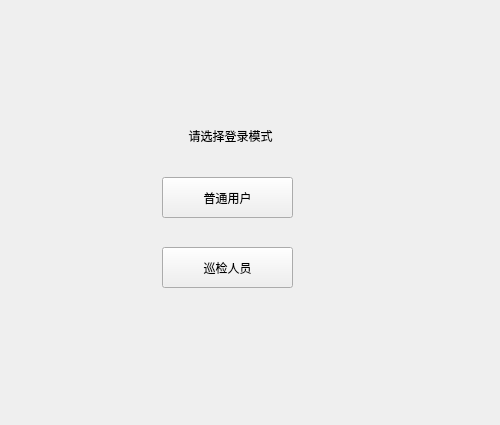
<?xml version="1.0" encoding="UTF-8"?>
<ui version="4.0">
 <class>action</class>
 <widget class="QWidget" name="action">
  <property name="geometry">
   <rect>
    <x>0</x>
    <y>0</y>
    <width>500</width>
    <height>425</height>
   </rect>
  </property>
  <property name="minimumSize">
   <size>
    <width>500</width>
    <height>425</height>
   </size>
  </property>
  <property name="maximumSize">
   <size>
    <width>500</width>
    <height>425</height>
   </size>
  </property>
  <property name="windowTitle">
   <string>模式选择</string>
  </property>
  <property name="styleSheet">
   <string notr="true">font: 14pt &quot;Adobe Arabic&quot;;</string>
  </property>
  <widget class="QPushButton" name="pushButton">
   <property name="geometry">
    <rect>
     <x>162</x>
     <y>177</y>
     <width>131</width>
     <height>41</height>
    </rect>
   </property>
   <property name="text">
    <string>普通用户</string>
   </property>
  </widget>
  <widget class="QPushButton" name="pushButton_2">
   <property name="geometry">
    <rect>
     <x>162</x>
     <y>247</y>
     <width>131</width>
     <height>41</height>
    </rect>
   </property>
   <property name="text">
    <string>巡检人员</string>
   </property>
  </widget>
  <widget class="QToolButton" name="toolButton">
   <property name="geometry">
    <rect>
     <x>150</x>
     <y>110</y>
     <width>161</width>
     <height>51</height>
    </rect>
   </property>
   <property name="text">
    <string>请选择登录模式</string>
   </property>
   <property name="autoRaise">
    <bool>true</bool>
   </property>
  </widget>
 </widget>
 <resources/>
 <connections/>
</ui>
